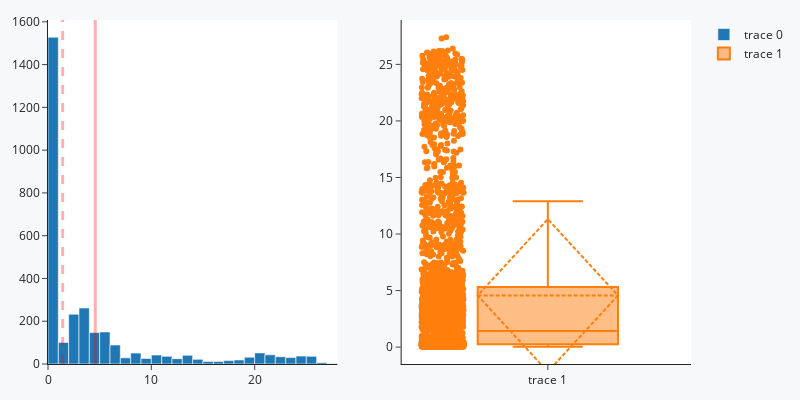

Write notebook code for a chart like this one.
### Code cell
fig01 = make_subplots(rows = 1, cols = 2)

fig01.add_trace(go.Histogram(x=mglu3_close),row=1,col=1)
fig01.add_vline(x=np.mean(mglu3_close), line_width=3,  line_color="red", row=1,col=1)
fig01.add_vline(x=np.median(mglu3_close), line_width=3, line_dash="dash", line_color="red",row=1,col=1)


fig01.add_trace(go.Box(y=mglu3_close, boxpoints='all', boxmean='sd'),row=1,col=2)

fig01.update_layout(width=800, height=400, template = 'simple_white', 
                    paper_bgcolor="#f7f8fa", margin=dict(l=20, r=20, t=20, b=20),
                    showlegend=True)

### Figure 1 — Plotly figure (JSON) as saved in the notebook; plotly's stock layout.template omitted (floating-point values rounded to 4 significant figures; data arrays with more than 128 entries replaced by an {"elided": "..."} marker saying what was removed)
{"data": [{"type": "histogram", "x": {"elided": "3114 float values"}, "xaxis": "x", "yaxis": "y"}, {"boxmean": "sd", "boxpoints": "all", "type": "box", "xaxis": "x2", "y": {"elided": "3114 float values"}, "yaxis": "y2"}], "layout": {"height": 400, "margin": {"b": 20, "l": 20, "r": 20, "t": 20}, "paper_bgcolor": "#f7f8fa", "shapes": [{"line": {"color": "red", "width": 3}, "type": "line", "x0": 4.57, "x1": 4.57, "xref": "x", "y0": 0, "y1": 1, "yref": "y domain"}, {"line": {"color": "red", "dash": "dash", "width": 3}, "type": "line", "x0": 1.42, "x1": 1.42, "xref": "x", "y0": 0, "y1": 1, "yref": "y domain"}], "showlegend": true, "width": 800, "xaxis": {"anchor": "y", "domain": [0, 0.45]}, "xaxis2": {"anchor": "y2", "domain": [0.55, 1]}, "yaxis": {"anchor": "x", "domain": [0, 1]}, "yaxis2": {"anchor": "x2", "domain": [0, 1]}}}
